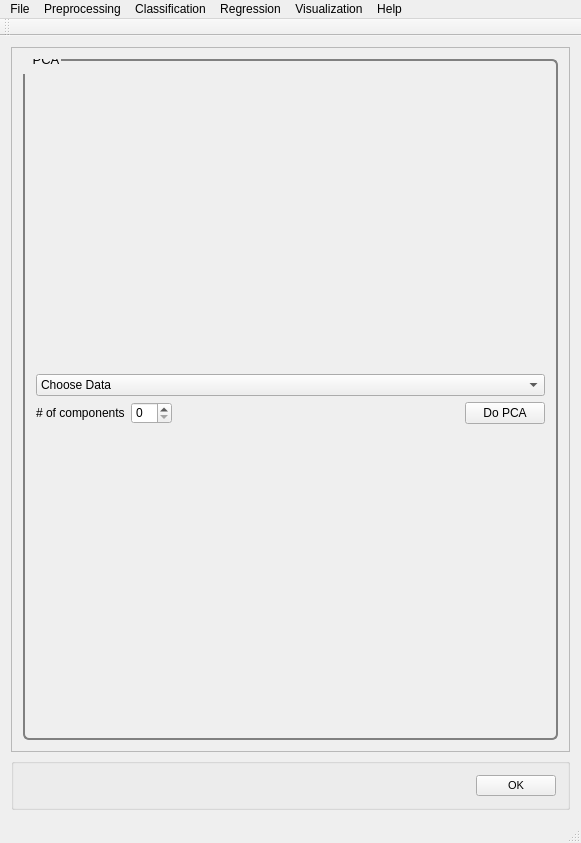
<?xml version="1.0" encoding="UTF-8"?>
<ui version="4.0">
 <class>MainWindow</class>
 <widget class="QMainWindow" name="MainWindow">
  <property name="geometry">
   <rect>
    <x>0</x>
    <y>0</y>
    <width>581</width>
    <height>843</height>
   </rect>
  </property>
  <property name="windowTitle">
   <string>PYSAT</string>
  </property>
  <widget class="QWidget" name="centralWidget">
   <layout class="QVBoxLayout" name="verticalLayout_9">
    <item>
     <widget class="QScrollArea" name="scrollArea">
      <property name="widgetResizable">
       <bool>true</bool>
      </property>
      <widget class="QWidget" name="scrollAreaWidgetContents_2">
       <property name="geometry">
        <rect>
         <x>0</x>
         <y>0</y>
         <width>561</width>
         <height>721</height>
        </rect>
       </property>
       <property name="font">
        <font>
         <pointsize>8</pointsize>
        </font>
       </property>
       <property name="styleSheet">
        <string notr="true">QGroupBox {
  border: 2px solid gray;
  border-radius: 6px;
  margin-top: 0.5em;
}

QGroupBox::title {

  padding-top: -14px;
  padding-left: 8px;
}
</string>
       </property>
       <layout class="QVBoxLayout" name="verticalLayout_8">
        <item>
         <widget class="QGroupBox" name="pca">
          <property name="font">
           <font>
            <pointsize>10</pointsize>
           </font>
          </property>
          <property name="title">
           <string>PCA</string>
          </property>
          <layout class="QVBoxLayout" name="verticalLayout">
           <item>
            <layout class="QVBoxLayout" name="pca_vlayout">
             <item>
              <widget class="QComboBox" name="pca_choose_data">
               <item>
                <property name="text">
                 <string>Choose Data</string>
                </property>
               </item>
               <item>
                <property name="text">
                 <string>Known Data</string>
                </property>
               </item>
              </widget>
             </item>
             <item>
              <layout class="QHBoxLayout" name="pca_hlayout">
               <item>
                <widget class="QLabel" name="pca_nc_label">
                 <property name="text">
                  <string># of components</string>
                 </property>
                </widget>
               </item>
               <item>
                <widget class="QSpinBox" name="pca_nc"/>
               </item>
               <item>
                <spacer name="pca_spacer">
                 <property name="orientation">
                  <enum>Qt::Horizontal</enum>
                 </property>
                 <property name="sizeHint" stdset="0">
                  <size>
                   <width>40</width>
                   <height>20</height>
                  </size>
                 </property>
                </spacer>
               </item>
               <item>
                <widget class="QPushButton" name="pca_button">
                 <property name="text">
                  <string>Do PCA</string>
                 </property>
                </widget>
               </item>
              </layout>
             </item>
            </layout>
           </item>
          </layout>
         </widget>
        </item>
       </layout>
      </widget>
     </widget>
    </item>
    <item>
     <widget class="QGroupBox" name="OK">
      <layout class="QHBoxLayout" name="ok">
       <item>
        <spacer name="horizontalSpacer_5">
         <property name="orientation">
          <enum>Qt::Horizontal</enum>
         </property>
         <property name="sizeHint" stdset="0">
          <size>
           <width>40</width>
           <height>20</height>
          </size>
         </property>
        </spacer>
       </item>
       <item>
        <widget class="QPushButton" name="okButton">
         <property name="font">
          <font>
           <pointsize>8</pointsize>
          </font>
         </property>
         <property name="mouseTracking">
          <bool>false</bool>
         </property>
         <property name="text">
          <string>OK</string>
         </property>
        </widget>
       </item>
      </layout>
     </widget>
    </item>
   </layout>
  </widget>
  <widget class="QToolBar" name="mainToolBar">
   <attribute name="toolBarArea">
    <enum>TopToolBarArea</enum>
   </attribute>
   <attribute name="toolBarBreak">
    <bool>false</bool>
   </attribute>
  </widget>
  <widget class="QStatusBar" name="statusBar"/>
  <widget class="QMenuBar" name="menuBar">
   <property name="geometry">
    <rect>
     <x>0</x>
     <y>0</y>
     <width>581</width>
     <height>21</height>
    </rect>
   </property>
   <widget class="QMenu" name="menuFile">
    <property name="title">
     <string>File</string>
    </property>
    <addaction name="actionLoad_Refence_Data"/>
    <addaction name="actionLoad_Unknown_Data"/>
    <addaction name="actionSet_output_location"/>
    <addaction name="separator"/>
    <addaction name="actionSave_Current_Plots"/>
    <addaction name="actionSave_Current_Data"/>
    <addaction name="separator"/>
    <addaction name="actionCreate_New_Workflow"/>
    <addaction name="actionSave_Current_Workflow"/>
    <addaction name="separator"/>
    <addaction name="actionExit"/>
   </widget>
   <widget class="QMenu" name="menuPreprocessing">
    <property name="title">
     <string>Preprocessing</string>
    </property>
    <widget class="QMenu" name="menuBaseline_Removal">
     <property name="title">
      <string>Baseline Removal</string>
     </property>
     <addaction name="actionALS"/>
     <addaction name="actionDietrich"/>
     <addaction name="actionPolyFit"/>
     <addaction name="actionAirPLS"/>
     <addaction name="actionFABC"/>
     <addaction name="actionKK"/>
     <addaction name="actionMario"/>
     <addaction name="actionMedian"/>
     <addaction name="actionRubberband"/>
     <addaction name="actionUndecimated_Wavelet"/>
    </widget>
    <widget class="QMenu" name="menuCalibration_Transfer">
     <property name="title">
      <string>Calibration Transfer</string>
     </property>
     <addaction name="actionRatio"/>
     <addaction name="actionTommy_s_Methgod"/>
     <addaction name="actionPiecewise_Direct_Standardization"/>
     <addaction name="actionOthers_3"/>
    </widget>
    <addaction name="actionNormalization"/>
    <addaction name="actionNoise_Reduction"/>
    <addaction name="actionApply_Mask"/>
    <addaction name="actionInterpolate"/>
    <addaction name="actionInstrument_Response"/>
    <addaction name="menuBaseline_Removal"/>
    <addaction name="menuCalibration_Transfer"/>
    <addaction name="actionICA_2"/>
    <addaction name="actionPCA_2"/>
   </widget>
   <widget class="QMenu" name="menuRegression">
    <property name="title">
     <string>Regression</string>
    </property>
    <addaction name="actionCross_Validation"/>
    <addaction name="actionTrain"/>
    <addaction name="actionPredict"/>
    <addaction name="actionCreate_N_Folds"/>
    <addaction name="actionCreate_Test_Folds"/>
    <addaction name="actionSubmodel_Ranges"/>
   </widget>
   <widget class="QMenu" name="menuHelp">
    <property name="title">
     <string>Help</string>
    </property>
    <addaction name="actionIndex"/>
    <addaction name="actionContent_2"/>
    <addaction name="separator"/>
    <addaction name="actionAbout"/>
    <addaction name="actionAbout_QtCreator"/>
   </widget>
   <widget class="QMenu" name="menuClassification">
    <property name="title">
     <string>Classification</string>
    </property>
    <widget class="QMenu" name="menuSupervised">
     <property name="title">
      <string>Supervised</string>
     </property>
     <addaction name="actionPLS_DA"/>
     <addaction name="actionSIMCA"/>
    </widget>
    <widget class="QMenu" name="menuClustering">
     <property name="title">
      <string>Clustering</string>
     </property>
     <addaction name="actionK_means"/>
     <addaction name="actionHierarchical_2"/>
    </widget>
    <addaction name="menuSupervised"/>
    <addaction name="menuClustering"/>
   </widget>
   <widget class="QMenu" name="menuVisualization">
    <property name="title">
     <string>Visualization</string>
    </property>
    <addaction name="actionLine_Plot"/>
    <addaction name="action1_to_1_Plot"/>
    <addaction name="actionScatter_Plot"/>
   </widget>
   <addaction name="menuFile"/>
   <addaction name="menuPreprocessing"/>
   <addaction name="menuClassification"/>
   <addaction name="menuRegression"/>
   <addaction name="menuVisualization"/>
   <addaction name="menuHelp"/>
  </widget>
  <action name="actionLoad_Refence_Data">
   <property name="text">
    <string>Load Refence Data</string>
   </property>
  </action>
  <action name="actionLoad_Unknown_Data">
   <property name="text">
    <string>Load Unknown Data</string>
   </property>
  </action>
  <action name="actionSave_Current_Workflow">
   <property name="text">
    <string>Save Current Workflow</string>
   </property>
  </action>
  <action name="actionSave_Current_Plots">
   <property name="text">
    <string>Save Current Plots</string>
   </property>
  </action>
  <action name="actionSave_Current_Data">
   <property name="text">
    <string>Save Current Data</string>
   </property>
  </action>
  <action name="actionCreate_New_Workflow">
   <property name="text">
    <string>Create New Workflow</string>
   </property>
  </action>
  <action name="actionNoise_Reduction">
   <property name="text">
    <string>Noise Reduction</string>
   </property>
  </action>
  <action name="actionApply_Mask">
   <property name="text">
    <string>Apply Mask</string>
   </property>
  </action>
  <action name="actionInterpolate">
   <property name="text">
    <string>Interpolate (unknown to known)</string>
   </property>
  </action>
  <action name="actionInstrument_Response">
   <property name="text">
    <string>Instrument Response</string>
   </property>
  </action>
  <action name="actionALS">
   <property name="text">
    <string>ALS</string>
   </property>
  </action>
  <action name="actionDietrich">
   <property name="text">
    <string>Dietrich</string>
   </property>
  </action>
  <action name="actionPolyFit">
   <property name="text">
    <string>PolyFit</string>
   </property>
  </action>
  <action name="actionAirPLS">
   <property name="text">
    <string>AirPLS</string>
   </property>
  </action>
  <action name="actionFABC">
   <property name="text">
    <string>FABC</string>
   </property>
  </action>
  <action name="actionKK">
   <property name="text">
    <string>KK</string>
   </property>
  </action>
  <action name="actionMario">
   <property name="text">
    <string>Mario</string>
   </property>
  </action>
  <action name="actionMedian">
   <property name="text">
    <string>Median</string>
   </property>
  </action>
  <action name="actionRubberband">
   <property name="text">
    <string>Rubberband</string>
   </property>
  </action>
  <action name="actionUndecimated_Wavelet">
   <property name="text">
    <string>Undecimated Wavelet</string>
   </property>
  </action>
  <action name="actionRatio">
   <property name="text">
    <string>Ratio</string>
   </property>
  </action>
  <action name="actionTommy_s_Methgod">
   <property name="text">
    <string>Tommy's Method</string>
   </property>
  </action>
  <action name="actionPiecewise_Direct_Standardization">
   <property name="text">
    <string>Piecewise Direct Standardization</string>
   </property>
  </action>
  <action name="actionPCA">
   <property name="text">
    <string>PCA</string>
   </property>
  </action>
  <action name="actionICA">
   <property name="text">
    <string>ICA</string>
   </property>
  </action>
  <action name="actionK_Means">
   <property name="text">
    <string>K-Means</string>
   </property>
  </action>
  <action name="actionHierarchical">
   <property name="text">
    <string>Hierarchical</string>
   </property>
  </action>
  <action name="actionOthers">
   <property name="text">
    <string>Others...</string>
   </property>
  </action>
  <action name="actionOthers_2">
   <property name="text">
    <string>Others...</string>
   </property>
  </action>
  <action name="actionOthers_3">
   <property name="text">
    <string>Others...</string>
   </property>
  </action>
  <action name="actionPLS">
   <property name="text">
    <string>PLS</string>
   </property>
  </action>
  <action name="actionSM_PLS">
   <property name="text">
    <string>SM-PLS</string>
   </property>
  </action>
  <action name="actionICA_Regression">
   <property name="text">
    <string>ICA Regression</string>
   </property>
  </action>
  <action name="actionGaussian_Process">
   <property name="text">
    <string>Gaussian Process</string>
   </property>
  </action>
  <action name="actionMLP">
   <property name="text">
    <string>MLP</string>
   </property>
  </action>
  <action name="actionSVM">
   <property name="text">
    <string>SVM</string>
   </property>
  </action>
  <action name="actionOthers_4">
   <property name="text">
    <string>Others...</string>
   </property>
  </action>
  <action name="actionOthers_5">
   <property name="text">
    <string>Others...</string>
   </property>
  </action>
  <action name="actionIndex">
   <property name="text">
    <string>Index</string>
   </property>
  </action>
  <action name="actionContent_2">
   <property name="text">
    <string>Content</string>
   </property>
  </action>
  <action name="actionAbout">
   <property name="text">
    <string>About...</string>
   </property>
  </action>
  <action name="actionAbout_QtCreator">
   <property name="text">
    <string>About Qt...</string>
   </property>
  </action>
  <action name="actionExit">
   <property name="text">
    <string>Exit</string>
   </property>
  </action>
  <action name="actionNormalization">
   <property name="text">
    <string>Normalization</string>
   </property>
  </action>
  <action name="actionICA_2">
   <property name="text">
    <string>ICA</string>
   </property>
  </action>
  <action name="actionPCA_2">
   <property name="text">
    <string>PCA</string>
   </property>
  </action>
  <action name="actionPLS_DA">
   <property name="text">
    <string>PLS-DA</string>
   </property>
  </action>
  <action name="actionSIMCA">
   <property name="text">
    <string>SIMCA</string>
   </property>
  </action>
  <action name="actionK_means">
   <property name="text">
    <string>K-means</string>
   </property>
  </action>
  <action name="actionHierarchical_2">
   <property name="text">
    <string>Hierarchical</string>
   </property>
  </action>
  <action name="actionCross_Validation">
   <property name="text">
    <string>Cross Validation</string>
   </property>
  </action>
  <action name="actionTrain">
   <property name="text">
    <string>Train</string>
   </property>
  </action>
  <action name="actionPredict">
   <property name="text">
    <string>Predict</string>
   </property>
  </action>
  <action name="actionLine_Plot">
   <property name="text">
    <string>Line Plot</string>
   </property>
  </action>
  <action name="action1_to_1_Plot">
   <property name="text">
    <string>1 to 1 Plot</string>
   </property>
  </action>
  <action name="actionScatter_Plot">
   <property name="text">
    <string>Scatter Plot</string>
   </property>
  </action>
  <action name="actionSet_output_location">
   <property name="text">
    <string>Output Location</string>
   </property>
  </action>
  <action name="actionCreate_N_Folds">
   <property name="text">
    <string>Create N Folds</string>
   </property>
  </action>
  <action name="actionCreate_Test_Folds">
   <property name="text">
    <string>Create Test Folds</string>
   </property>
  </action>
  <action name="actionSubmodel_Ranges">
   <property name="text">
    <string>Submodel Ranges</string>
   </property>
  </action>
 </widget>
 <layoutdefault spacing="6" margin="11"/>
 <resources/>
 <connections/>
</ui>
